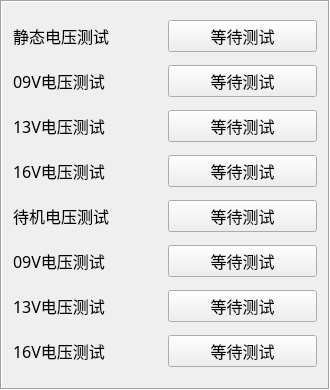
              <widget class="QFrame" name="frame_8">
               <property name="geometry">
                <rect>
                 <x>10</x>
                 <y>10</y>
                 <width>330</width>
                 <height>390</height>
                </rect>
               </property>
               <property name="sizePolicy">
                <sizepolicy hsizetype="Fixed" vsizetype="Fixed">
                 <horstretch>0</horstretch>
                 <verstretch>0</verstretch>
                </sizepolicy>
               </property>
               <property name="font">
                <font>
                 <family>宋体</family>
                 <pointsize>9</pointsize>
                 <weight>50</weight>
                 <bold>false</bold>
                </font>
               </property>
               <property name="frameShape">
                <enum>QFrame::Box</enum>
               </property>
               <property name="frameShadow">
                <enum>QFrame::Sunken</enum>
               </property>
               <property name="lineWidth">
                <number>1</number>
               </property>
               <layout class="QGridLayout" name="gridLayout">
                <item row="3" column="0">
                 <widget class="QLabel" name="label_44">
                  <property name="font">
                   <font>
                    <family>宋体</family>
                    <pointsize>12</pointsize>
                   </font>
                  </property>
                  <property name="text">
                   <string>16V电压测试</string>
                  </property>
                 </widget>
                </item>
                <item row="7" column="1">
                 <widget class="QPushButton" name="pushButton15VolIdle">
                  <property name="font">
                   <font>
                    <family>Arial</family>
                    <pointsize>12</pointsize>
                    <weight>50</weight>
                    <bold>false</bold>
                    <kerning>true</kerning>
                   </font>
                  </property>
                  <property name="text">
                   <string>等待测试</string>
                  </property>
                 </widget>
                </item>
                <item row="5" column="0">
                 <widget class="QLabel" name="label_33">
                  <property name="font">
                   <font>
                    <family>宋体</family>
                    <pointsize>12</pointsize>
                   </font>
                  </property>
                  <property name="text">
                   <string>09V电压测试</string>
                  </property>
                 </widget>
                </item>
                <item row="1" column="1">
                 <widget class="QPushButton" name="pushButton9VolSleep">
                  <property name="font">
                   <font>
                    <family>Arial</family>
                    <pointsize>12</pointsize>
                    <weight>50</weight>
                    <bold>false</bold>
                    <kerning>true</kerning>
                   </font>
                  </property>
                  <property name="text">
                   <string>等待测试</string>
                  </property>
                 </widget>
                </item>
                <item row="1" column="0">
                 <widget class="QLabel" name="label_37">
                  <property name="font">
                   <font>
                    <family>宋体</family>
                    <pointsize>12</pointsize>
                   </font>
                  </property>
                  <property name="text">
                   <string>09V电压测试</string>
                  </property>
                 </widget>
                </item>
                <item row="3" column="1">
                 <widget class="QPushButton" name="pushButton15VolSleep">
                  <property name="font">
                   <font>
                    <family>Arial</family>
                    <pointsize>12</pointsize>
                    <weight>50</weight>
                    <bold>false</bold>
                    <kerning>true</kerning>
                   </font>
                  </property>
                  <property name="text">
                   <string>等待测试</string>
                  </property>
                 </widget>
                </item>
                <item row="5" column="1">
                 <widget class="QPushButton" name="pushButton9VolIdle">
                  <property name="font">
                   <font>
                    <family>Arial</family>
                    <pointsize>12</pointsize>
                    <weight>50</weight>
                    <bold>false</bold>
                    <kerning>true</kerning>
                   </font>
                  </property>
                  <property name="text">
                   <string>等待测试</string>
                  </property>
                 </widget>
                </item>
                <item row="4" column="1">
                 <widget class="QPushButton" name="pushButtonVolIdle">
                  <property name="font">
                   <font>
                    <family>Arial</family>
                    <pointsize>12</pointsize>
                    <weight>50</weight>
                    <bold>false</bold>
                    <kerning>true</kerning>
                   </font>
                  </property>
                  <property name="text">
                   <string>等待测试</string>
                  </property>
                 </widget>
                </item>
                <item row="4" column="0">
                 <widget class="QLabel" name="label_16">
                  <property name="font">
                   <font>
                    <family>宋体</family>
                    <pointsize>12</pointsize>
                   </font>
                  </property>
                  <property name="text">
                   <string>待机电压测试</string>
                  </property>
                 </widget>
                </item>
                <item row="6" column="0">
                 <widget class="QLabel" name="label_34">
                  <property name="font">
                   <font>
                    <family>宋体</family>
                    <pointsize>12</pointsize>
                   </font>
                  </property>
                  <property name="text">
                   <string>13V电压测试</string>
                  </property>
                 </widget>
                </item>
                <item row="6" column="1">
                 <widget class="QPushButton" name="pushButton13VolIdle">
                  <property name="font">
                   <font>
                    <family>Arial</family>
                    <pointsize>12</pointsize>
                    <weight>50</weight>
                    <bold>false</bold>
                    <kerning>true</kerning>
                   </font>
                  </property>
                  <property name="text">
                   <string>等待测试</string>
                  </property>
                 </widget>
                </item>
                <item row="7" column="0">
                 <widget class="QLabel" name="label_35">
                  <property name="font">
                   <font>
                    <family>宋体</family>
                    <pointsize>12</pointsize>
                   </font>
                  </property>
                  <property name="text">
                   <string>16V电压测试</string>
                  </property>
                 </widget>
                </item>
                <item row="0" column="0">
                 <widget class="QLabel" name="label_36">
                  <property name="font">
                   <font>
                    <family>宋体</family>
                    <pointsize>12</pointsize>
                   </font>
                  </property>
                  <property name="text">
                   <string>静态电压测试</string>
                  </property>
                 </widget>
                </item>
                <item row="0" column="1">
                 <widget class="QPushButton" name="pushButtonVolSleep">
                  <property name="sizePolicy">
                   <sizepolicy hsizetype="Minimum" vsizetype="Fixed">
                    <horstretch>0</horstretch>
                    <verstretch>0</verstretch>
                   </sizepolicy>
                  </property>
                  <property name="font">
                   <font>
                    <family>Arial</family>
                    <pointsize>12</pointsize>
                    <weight>50</weight>
                    <bold>false</bold>
                    <kerning>true</kerning>
                   </font>
                  </property>
                  <property name="text">
                   <string>等待测试</string>
                  </property>
                 </widget>
                </item>
                <item row="2" column="0">
                 <widget class="QLabel" name="label_38">
                  <property name="font">
                   <font>
                    <family>宋体</family>
                    <pointsize>12</pointsize>
                   </font>
                  </property>
                  <property name="text">
                   <string>13V电压测试</string>
                  </property>
                 </widget>
                </item>
                <item row="2" column="1">
                 <widget class="QPushButton" name="pushButton13VolSleep">
                  <property name="font">
                   <font>
                    <family>Arial</family>
                    <pointsize>12</pointsize>
                    <weight>50</weight>
                    <bold>false</bold>
                    <kerning>true</kerning>
                   </font>
                  </property>
                  <property name="text">
                   <string>等待测试</string>
                  </property>
                 </widget>
                </item>
               </layout>
              </widget>
